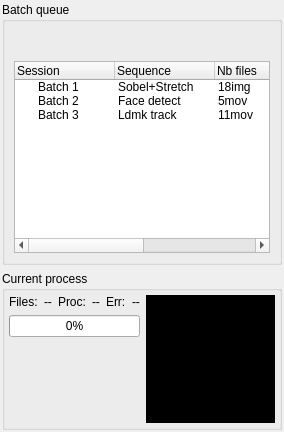
           <widget class="QWidget" name="pageBatch">
            <layout class="QVBoxLayout" name="verticalLayout_17">
             <property name="margin">
              <number>2</number>
             </property>
             <item>
              <widget class="QGroupBox" name="batchQueueGroupBox">
               <property name="title">
                <string>Batch queue</string>
               </property>
               <layout class="QVBoxLayout" name="verticalLayout_18">
                <item>
                 <widget class="QWidget" name="widget_4" native="true">
                  <layout class="QHBoxLayout" name="horizontalLayout_5">
                   <property name="spacing">
                    <number>0</number>
                   </property>
                   <property name="leftMargin">
                    <number>0</number>
                   </property>
                   <property name="topMargin">
                    <number>1</number>
                   </property>
                   <property name="rightMargin">
                    <number>0</number>
                   </property>
                   <property name="bottomMargin">
                    <number>1</number>
                   </property>
                   <item>
                    <widget class="QPushButton" name="batchPlayButton">
                     <property name="toolTip">
                      <string>Toggle play/pause</string>
                     </property>
                     <property name="text">
                      <string/>
                     </property>
                     <property name="icon">
                      <iconset resource="../../main/piaf.qrc">
                       <normaloff>:/images/22x22/system-run.png</normaloff>
                       <normalon>:/icons/22x22/media-playback-pause.png</normalon>:/images/22x22/system-run.png</iconset>
                     </property>
                     <property name="checkable">
                      <bool>true</bool>
                     </property>
                     <property name="flat">
                      <bool>true</bool>
                     </property>
                    </widget>
                   </item>
                   <item>
                    <spacer name="horizontalSpacer_5">
                     <property name="orientation">
                      <enum>Qt::Horizontal</enum>
                     </property>
                     <property name="sizeHint" stdset="0">
                      <size>
                       <width>40</width>
                       <height>20</height>
                      </size>
                     </property>
                    </spacer>
                   </item>
                   <item>
                    <widget class="QPushButton" name="batchMoveUpButton">
                     <property name="toolTip">
                      <string>Move up selected batch item</string>
                     </property>
                     <property name="text">
                      <string/>
                     </property>
                     <property name="icon">
                      <iconset resource="../ema.qrc">
                       <normaloff>:/icons/16x16/arrow-up.png</normaloff>:/icons/16x16/arrow-up.png</iconset>
                     </property>
                     <property name="flat">
                      <bool>true</bool>
                     </property>
                    </widget>
                   </item>
                   <item>
                    <widget class="QPushButton" name="batchMoveDownButton">
                     <property name="toolTip">
                      <string>Move down selected batch item</string>
                     </property>
                     <property name="text">
                      <string/>
                     </property>
                     <property name="icon">
                      <iconset resource="../ema.qrc">
                       <normaloff>:/icons/16x16/arrow-down.png</normaloff>:/icons/16x16/arrow-down.png</iconset>
                     </property>
                     <property name="flat">
                      <bool>true</bool>
                     </property>
                    </widget>
                   </item>
                   <item>
                    <widget class="QPushButton" name="batchDeleteButton">
                     <property name="toolTip">
                      <string>Delete selected batch item</string>
                     </property>
                     <property name="text">
                      <string/>
                     </property>
                     <property name="icon">
                      <iconset resource="../ema.qrc">
                       <normaloff>:/icons/16x16/trash-empty.png</normaloff>:/icons/16x16/trash-empty.png</iconset>
                     </property>
                     <property name="flat">
                      <bool>true</bool>
                     </property>
                    </widget>
                   </item>
                  </layout>
                 </widget>
                </item>
                <item>
                 <widget class="QTreeWidget" name="treeWidget">
                  <property name="allColumnsShowFocus">
                   <bool>true</bool>
                  </property>
                  <column>
                   <property name="text">
                    <string>Session</string>
                   </property>
                  </column>
                  <column>
                   <property name="text">
                    <string>Sequence</string>
                   </property>
                  </column>
                  <column>
                   <property name="text">
                    <string>Nb files</string>
                   </property>
                  </column>
                  <column>
                   <property name="text">
                    <string>Options</string>
                   </property>
                  </column>
                  <column>
                   <property name="text">
                    <string>Progress</string>
                   </property>
                  </column>
                  <item>
                   <property name="text">
                    <string>Batch 1</string>
                   </property>
                   <property name="text">
                    <string>Sobel+Stretch</string>
                   </property>
                   <property name="text">
                    <string>18img</string>
                   </property>
                   <property name="text">
                    <string>Rec, histo</string>
                   </property>
                   <property name="text">
                    <string>100%</string>
                   </property>
                   <property name="icon">
                    <iconset resource="../ema.qrc">
                     <normaloff>:/icons/16x16/dialog-ok-apply.png</normaloff>:/icons/16x16/dialog-ok-apply.png</iconset>
                   </property>
                  </item>
                  <item>
                   <property name="text">
                    <string>Batch 2</string>
                   </property>
                   <property name="text">
                    <string>Face detect</string>
                   </property>
                   <property name="text">
                    <string>5mov</string>
                   </property>
                   <property name="text">
                    <string>Rec</string>
                   </property>
                   <property name="text">
                    <string>42%</string>
                   </property>
                   <property name="icon">
                    <iconset resource="../ema.qrc">
                     <normaloff>:/icons/16x16/system-software-update.png</normaloff>:/icons/16x16/system-software-update.png</iconset>
                   </property>
                  </item>
                  <item>
                   <property name="text">
                    <string>Batch 3</string>
                   </property>
                   <property name="text">
                    <string>Ldmk track</string>
                   </property>
                   <property name="text">
                    <string>11mov</string>
                   </property>
                   <property name="text">
                    <string>Histo</string>
                   </property>
                   <property name="text">
                    <string>Waiting</string>
                   </property>
                   <property name="icon">
                    <iconset resource="../ema.qrc">
                     <normaloff>:/icons/16x16/view-history.png</normaloff>:/icons/16x16/view-history.png</iconset>
                   </property>
                  </item>
                 </widget>
                </item>
               </layout>
              </widget>
             </item>
             <item>
              <widget class="QGroupBox" name="batchCurProcessGroupBox">
               <property name="sizePolicy">
                <sizepolicy hsizetype="Preferred" vsizetype="Expanding">
                 <horstretch>0</horstretch>
                 <verstretch>0</verstretch>
                </sizepolicy>
               </property>
               <property name="title">
                <string>Current process</string>
               </property>
               <layout class="QGridLayout" name="gridLayout">
                <property name="margin">
                 <number>4</number>
                </property>
                <item row="0" column="0" rowspan="2">
                 <widget class="QWidget" name="widget_4" native="true">
                  <layout class="QGridLayout" name="gridLayout_3">
                   <property name="margin">
                    <number>0</number>
                   </property>
                   <item row="0" column="0">
                    <widget class="QLabel" name="label">
                     <property name="sizePolicy">
                      <sizepolicy hsizetype="Minimum" vsizetype="Preferred">
                       <horstretch>0</horstretch>
                       <verstretch>0</verstretch>
                      </sizepolicy>
                     </property>
                     <property name="text">
                      <string>Files:</string>
                     </property>
                    </widget>
                   </item>
                   <item row="0" column="1">
                    <widget class="QLabel" name="nbFilesLabel_2">
                     <property name="sizePolicy">
                      <sizepolicy hsizetype="Preferred" vsizetype="Preferred">
                       <horstretch>0</horstretch>
                       <verstretch>0</verstretch>
                      </sizepolicy>
                     </property>
                     <property name="toolTip">
                      <string>Number of files in process list</string>
                     </property>
                     <property name="text">
                      <string>--</string>
                     </property>
                    </widget>
                   </item>
                   <item row="0" column="2">
                    <widget class="QLabel" name="label_3">
                     <property name="text">
                      <string>Proc:</string>
                     </property>
                    </widget>
                   </item>
                   <item row="0" column="3">
                    <widget class="QLabel" name="nbProcLabel">
                     <property name="toolTip">
                      <string>Number of files with processed</string>
                     </property>
                     <property name="text">
                      <string>--</string>
                     </property>
                    </widget>
                   </item>
                   <item row="0" column="4">
                    <widget class="QLabel" name="label_4">
                     <property name="sizePolicy">
                      <sizepolicy hsizetype="Preferred" vsizetype="Minimum">
                       <horstretch>0</horstretch>
                       <verstretch>0</verstretch>
                      </sizepolicy>
                     </property>
                     <property name="text">
                      <string>Err:</string>
                     </property>
                    </widget>
                   </item>
                   <item row="0" column="5">
                    <widget class="QLabel" name="nbErrLabel">
                     <property name="toolTip">
                      <string>Number of files with errors</string>
                     </property>
                     <property name="text">
                      <string>--</string>
                     </property>
                    </widget>
                   </item>
                   <item row="1" column="0" colspan="6">
                    <widget class="QProgressBar" name="progressBar">
                     <property name="value">
                      <number>0</number>
                     </property>
                    </widget>
                   </item>
                   <item row="2" column="0" colspan="6">
                    <widget class="TimeHistogramWidget" name="timeHistoWidget" native="true">
                     <property name="sizePolicy">
                      <sizepolicy hsizetype="Preferred" vsizetype="Expanding">
                       <horstretch>0</horstretch>
                       <verstretch>0</verstretch>
                      </sizepolicy>
                     </property>
                     <property name="minimumSize">
                      <size>
                       <width>0</width>
                       <height>80</height>
                      </size>
                     </property>
                    </widget>
                   </item>
                  </layout>
                 </widget>
                </item>
                <item row="0" column="1" rowspan="2">
                 <widget class="ImageWidget" name="imageLabel" native="true">
                  <property name="sizePolicy">
                   <sizepolicy hsizetype="Preferred" vsizetype="Expanding">
                    <horstretch>0</horstretch>
                    <verstretch>0</verstretch>
                   </sizepolicy>
                  </property>
                  <property name="styleSheet">
                   <string notr="true">background-color: rgb(0, 0, 0);</string>
                  </property>
                 </widget>
                </item>
               </layout>
              </widget>
             </item>
            </layout>
           </widget>
